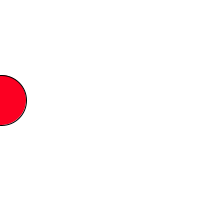
Frame 1 (no input)
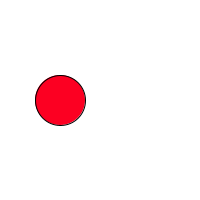
Frame 60 (the mouse pressed at the canvas centre just before this capture)
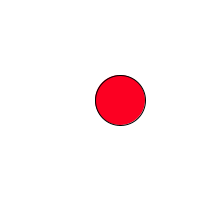
Frame 120 (the mouse held since frame 60 and released just before this capture)

The Processing sketch that drew these frames (run headless with seeded random() and noise(); from frame 60 on, the mouse is pressed at the canvas centre):

// Processing sketch: processing_174347
// ── processing_174347.pde

boolean going = false;
 int box1x = 0; 
 int box1y = 0; 
 int box2x =10; 
 int box2y = 0;
int box2size = 50;

int circleX=0;
int circleY=100;
int speed = 1;
int endLegs =10;
void setup() {
  size (200,200);
   smooth();
}

void draw(){
  background (255);
   circleX = circleX + speed;
  if ( circleX > width || circleX < 0) {
      speed = speed * -1; // reverse course
  }
  // Display the circle at x location 
   stroke(0); 
  fill(#FC0022);
  ellipse(circleX,circleY,50,50);

  }
  
  /*
 if (going){ 
circleX = circleX + 1;
 fill(#00D4FC);
 
 }
*/


void mousePressed(){
 fill(#00D4FC);
  rectMode(CORNER);
 rect (box1x,box1y,200,200); // //box1 upper left
// rect (box2x,box2y,50,50); // //box2 upper right
  }

/*
boolean going = false;
 int box1x = 0; 
 int box1y = 0; 
 int box2x; 
 int box2y = 0;
int box2size = 50;

int circleX=0;
int circleY=100;
int speed = 1;
void setup() {
  size (200,200);
}

void draw(){
  background (255);
   circleX = circleX + speed;
  if ( circleX > width || circleX < 0)
      speed = speed * -1; // reverse course
  // Display the circle at x location 
   stroke(0); 
  fill(#FC0022);
  ellipse(circleX,circleY,50,50);
 if (going); 
circleX = circleX + 1;
}


 

*/

//  rectMode(CORNER);
// rect (box1x,box1y,50,50); // //box1 upper left
// rect (box2x,box2y,50,50); // //box2 upper right
  
 
